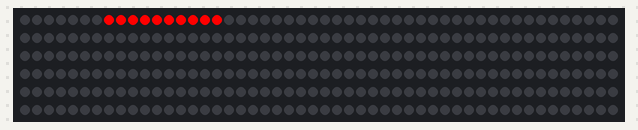
This sketch was run on a simulated ATtiny85, built with avr-gcc and run on an emulated ATtiny85. Parts: 300 RGB LEDs in strip order, left to right, continuing on the next row.

Above: at 0.49 s.

The sketch:

strandtest.ino
```cpp
// Simple strand test for Adafruit Dot Star RGB LED strip.
// This is a basic diagnostic tool, NOT a graphics demo...helps confirm
// correct wiring and tests each pixel's ability to display red, green
// and blue and to forward data down the line.  By limiting the number
// and color of LEDs, it's reasonably safe to power a couple meters off
// the Arduino's 5V pin.  DON'T try that with other code!

#include <Adafruit_DotStar.h>
// Because conditional #includes don't work w/Arduino sketches...
#include <SPI.h>         // COMMENT OUT THIS LINE FOR GEMMA OR TRINKET
//#include <avr/power.h> // ENABLE THIS LINE FOR GEMMA OR TRINKET

#define NUMPIXELS 300 // Number of LEDs in strip

// Here's how to control the LEDs from any two pins:
#define DATAPIN    11
#define CLOCKPIN   13
#define SELECTPIN   10
Adafruit_DotStar strip = Adafruit_DotStar(NUMPIXELS, DATAPIN, CLOCKPIN);

// Hardware SPI is a little faster, but must be wired to specific pins
// (Arduino Uno = pin 11 for data, 13 for clock, other boards are different).
//Adafruit_DotStar strip = Adafruit_DotStar(NUMPIXELS);

void setup() {

#if defined(__AVR_ATtiny85__) && (F_CPU == 16000000L)
  clock_prescale_set(clock_div_1); // Enable 16 MHz on Trinket
#endif

  pinMode(SELECTPIN, OUTPUT);
  digitalWrite(SELECTPIN, LOW);
  strip.begin(); // Initialize pins for output
  strip.show();  // Turn all LEDs off ASAP
}

// Runs 10 LEDs at a time along strip, cycling through red, green and blue.
// This requires about 200 mA for all the 'on' pixels + 1 mA per 'off' pixel.

int      head  = 0, tail = -10; // Index of first 'on' and 'off' pixels
uint32_t color = 0xFF0000;      // 'On' color (starts red)

void loop() {

  strip.setPixelColor(head, color); // 'On' pixel at head
  strip.setPixelColor(tail, 0);     // 'Off' pixel at tail
  strip.show();                     // Refresh strip
  //delay(2);                        // Pause 20 milliseconds (~50 FPS)

  if(++head >= NUMPIXELS) {         // Increment head index.  Off end of strip?
    head = 0;                       //  Yes, reset head index to start
    if((color >>= 8) == 0)          //  Next color (R->G->B) ... past blue now?
      color = 0xFF0000;             //   Yes, reset to red
  }
  if(++tail >= NUMPIXELS) tail = 0; // Increment, reset tail index
}
```
